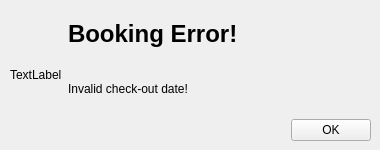
<?xml version="1.0" encoding="UTF-8"?>
<ui version="4.0">
 <class>popupBookingDateInvalid</class>
 <widget class="QWidget" name="popupBookingDateInvalid">
  <property name="geometry">
   <rect>
    <x>0</x>
    <y>0</y>
    <width>380</width>
    <height>150</height>
   </rect>
  </property>
  <property name="windowTitle">
   <string>Form</string>
  </property>
  <widget class="QWidget" name="horizontalLayoutWidget">
   <property name="geometry">
    <rect>
     <x>10</x>
     <y>10</y>
     <width>361</width>
     <height>131</height>
    </rect>
   </property>
   <layout class="QHBoxLayout" name="horizontalLayout">
    <item>
     <widget class="QLabel" name="picLbl">
      <property name="sizePolicy">
       <sizepolicy hsizetype="Maximum" vsizetype="Maximum">
        <horstretch>0</horstretch>
        <verstretch>0</verstretch>
       </sizepolicy>
      </property>
      <property name="maximumSize">
       <size>
        <width>70</width>
        <height>70</height>
       </size>
      </property>
      <property name="text">
       <string>TextLabel</string>
      </property>
      <property name="scaledContents">
       <bool>true</bool>
      </property>
     </widget>
    </item>
    <item>
     <layout class="QVBoxLayout" name="verticalLayout">
      <item>
       <widget class="QLabel" name="label_2">
        <property name="text">
         <string>&lt;html&gt;&lt;head/&gt;&lt;body&gt;&lt;p&gt;&lt;span style=&quot; font-size:18pt; font-weight:600;&quot;&gt;Booking Error!&lt;/span&gt;&lt;/p&gt;&lt;/body&gt;&lt;/html&gt;</string>
        </property>
       </widget>
      </item>
      <item>
       <widget class="QLabel" name="label">
        <property name="text">
         <string>Invalid check-out date!</string>
        </property>
        <property name="wordWrap">
         <bool>true</bool>
        </property>
       </widget>
      </item>
      <item>
       <layout class="QHBoxLayout" name="horizontalLayout_2">
        <item>
         <spacer name="horizontalSpacer">
          <property name="orientation">
           <enum>Qt::Horizontal</enum>
          </property>
          <property name="sizeHint" stdset="0">
           <size>
            <width>40</width>
            <height>20</height>
           </size>
          </property>
         </spacer>
        </item>
        <item>
         <widget class="QPushButton" name="buttonOK">
          <property name="text">
           <string>OK</string>
          </property>
         </widget>
        </item>
       </layout>
      </item>
     </layout>
    </item>
   </layout>
  </widget>
 </widget>
 <resources/>
 <connections/>
</ui>
